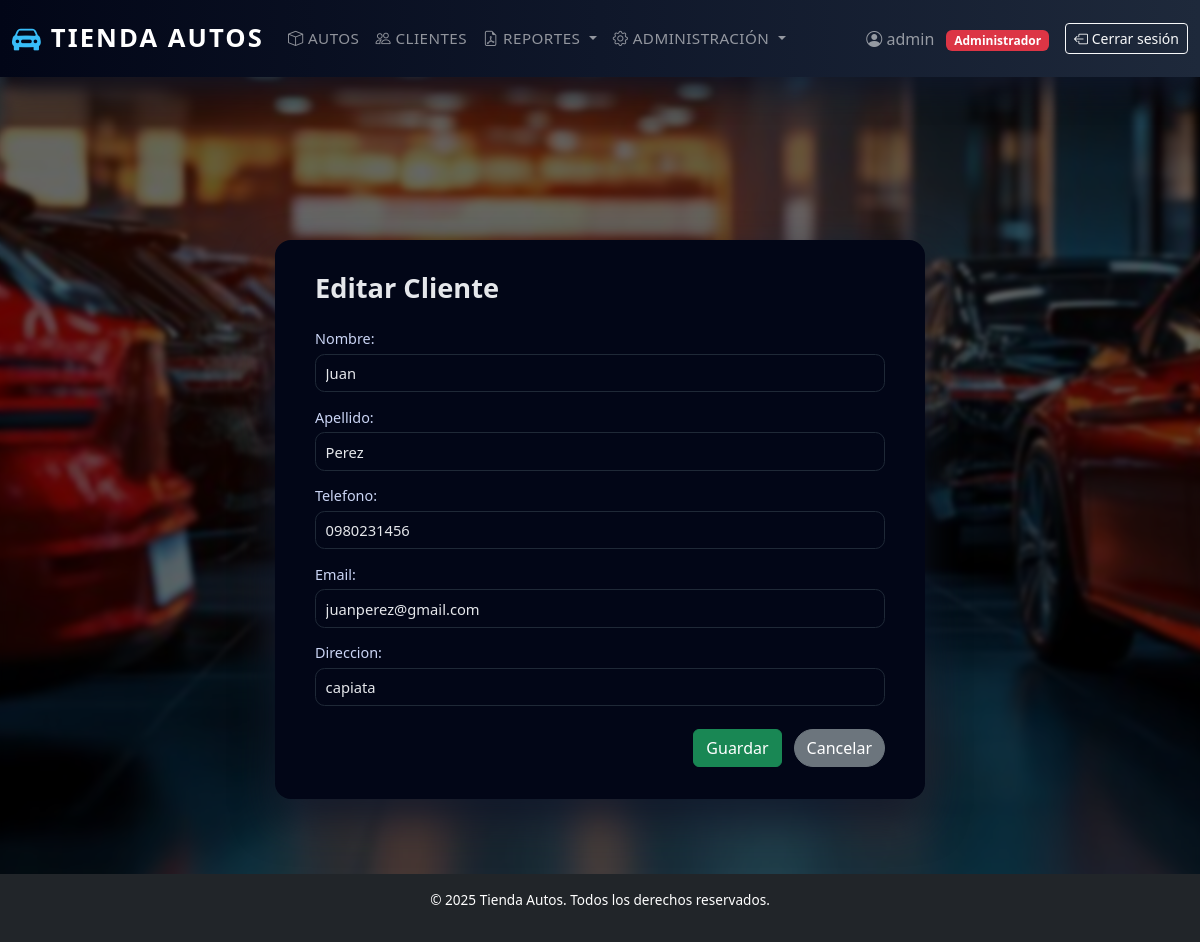
/clientes/5123456-2/editar/ (signed in), run on the app's committed database.
### autos/models.py (models this page shows, shortened)
class CustomUser(AbstractUser):
    ROLE_CHOICES = (
        ('admin', 'Administrador'),
        ('vendedor', 'Vendedor'),
    )
    role = models.CharField(max_length=10, choices=ROLE_CHOICES, default='vendedor')
    phone = models.CharField(max_length=20, blank=True, null=True)
    address = models.CharField(max_length=255, blank=True, null=True)

class Cliente(models.Model):
    ruc = models.CharField(max_length=20, primary_key=True)
    nombre = models.CharField(max_length=100)
    apellido = models.CharField(max_length=100)
    telefono = models.CharField(max_length=30, blank=True)
    email = models.EmailField(blank=True)
    direccion = models.CharField(max_length=200, blank=True)

### autos/views.py (the view)
# urls.py: path('clientes/<str:pk>/editar/', views.ClienteUpdateView.as_view(), name='cliente_update'),
class ClienteUpdateView(LoginRequiredMixin, UpdateView):
    model = Cliente
    fields = ['nombre', 'apellido', 'telefono', 'email', 'direccion']
    template_name = 'clientes/cliente_form.html'
    success_url = reverse_lazy('cliente_list')

### templates/clientes/cliente_form.html (shortened to what this page needs)
{% extends 'base.html' %}
{% block content %}
<div class="form-wrapper">
    <div class="form-card">
        <h2 class="form-title">
            {% if view.object %}
                Editar Cliente
            {% else %}
                Nuevo Cliente
            {% endif %}
        </h2>
        <form method="post">
            {{ form.as_p }}
            <div class="form-actions">
                <button type="submit" class="btn btn-success">
                    Guardar
                </button>
                <a href="{% url 'cliente_list' %}" class="btn btn-secondary">
                    Cancelar
                </a>
            </div>
        </form>
    </div>
</div>
{% endblock %}

### templates/base.html (shortened to what this page needs)
<!DOCTYPE html>
<html lang="es">
<head>
    {% load static %}
    <link href="https://cdn.jsdelivr.net/npm/bootstrap@5.3.2/dist/css/bootstrap.min.css" rel="stylesheet">
    <link rel="stylesheet" href="https://cdn.jsdelivr.net/npm/bootstrap-icons@1.11.0/font/bootstrap-icons.css">
    <link rel="stylesheet" href="{% static 'css/tienda.css' %}">
</head>
<body>
    <nav class="navbar navbar-expand-lg navbar-dark mb-4">
        <div class="container-fluid">
            <a class="navbar-brand" href="/">
                <i class="bi bi-car-front-fill"></i> Tienda Autos
            </a>
            <div class="collapse navbar-collapse" id="navbarNav">
                {% if request.user.is_authenticated %}
                    {% if request.user.role == 'vendedor' %}
                        <ul class="navbar-nav me-auto">
                            <li class="nav-item"><a class="nav-link" href="/productos/"><i class="bi bi-box"></i> Productos</a></li>
                            <li class="nav-item"><a class="nav-link" href="/clientes/"><i class="bi bi-people"></i> Clientes</a></li>
                        </ul>
                    {% elif request.user.role == 'admin' or request.user.is_superuser %}
                        <ul class="navbar-nav me-auto">
                            <li class="nav-item"><a class="nav-link" href="/productos/"><i class="bi bi-box"></i> Autos</a></li>
                            <li class="nav-item"><a class="nav-link" href="/clientes/"><i class="bi bi-people"></i> Clientes</a></li>
                            <li class="nav-item dropdown">
                                <a class="nav-link dropdown-toggle" href="#" id="reportesDropdown" role="button" data-bs-toggle="dropdown">
                                    <i class="bi bi-file-earmark-pdf"></i> Reportes
                                </a>
                            </li>
                            <li class="nav-item dropdown">
                                <a class="nav-link dropdown-toggle" href="#" id="adminDropdown" role="button" data-bs-toggle="dropdown">
                                    <i class="bi bi-gear"></i> Administración
                                </a>
                            </li>
                        </ul>
                    {% endif %}
                    <div class="d-flex align-items-center">
                        <span class="navbar-text me-3">
                            <i class="bi bi-person-circle"></i>
                            {{ request.user.username }}
                            <span class="badge {% if request.user.role == 'admin' %}bg-danger{% else %}bg-info{% endif %} ms-2">
                                {{ request.user.get_role_display }}
                            </span>
                        </span>
                        <form method="post" action="{% url 'logout' %}" class="d-inline">
                            <button class="btn btn-outline-light btn-sm" type="submit">
                                <i class="bi bi-box-arrow-left"></i> Cerrar sesión
                            </button>
                        </form>
                    </div>
                {% endif %}
            </div>
        </div>
    </nav>
    <main class="main-content">
        {% if request.user.is_authenticated %}
            <div class="container mt-3">
            </div>
        {% endif %}
        <div class="container">
            {% block content %}{% endblock %}
        </div>
    </main>
    <footer class="bg-dark text-white text-center py-3">
        <p>&copy; 2025 Tienda Autos. Todos los derechos reservados.</p>
    </footer>
</body>
</html>

### static/css/tienda.css (style rules this page uses)
body { display: flex; flex-direction: column; }
.main-content { flex: 1 0 auto; }
footer { flex-shrink: 0; }
* { box-sizing: border-box; }
html, body { height: 100%; }
body { margin: 0; display: flex; flex-direction: column; font-family: system-ui, -apple-system, BlinkMacSystemFont, "Segoe UI", sans-serif; background: #0f172a url('../img/fondo.jpg') no-repeat center center fixed; background-size: cover; color: #e5e7eb; }
body::before { content: ""; position: fixed; inset: 0; background: rgba(0,0,0,0.6); backdrop-filter: blur(2px); z-index: -1; }
.container { max-width: 1100px; margin: 0 auto; padding: 1.5rem; }
.navbar { background: linear-gradient(90deg, #020617, #0f172a, #1e293b) !important; padding-block: 0.75rem; box-shadow: 0 12px 30px rgba(15, 23, 42, 0.8); }
.navbar-brand { font-size: 1.6rem; font-weight: 700; letter-spacing: 0.08em; text-transform: uppercase; display: flex; align-items: center; gap: 0.5rem; }
.navbar-brand i { font-size: 1.8rem; color: #38bdf8; }
.navbar-nav .nav-link { font-size: 0.95rem; font-weight: 500; letter-spacing: 0.03em; text-transform: uppercase; }
footer { background-color: #020617 !important; color: #9ca3af; font-size: 0.85rem; }
.btn { transition: transform .2s ease, box-shadow .2s ease; }
.form-wrapper { min-height: calc(100vh - 140px); display: flex; align-items: center; justify-content: center; padding: 2rem 1rem; }
.form-card { background: #020617; border-radius: 1rem; padding: 2rem 2.5rem; box-shadow: 0 20px 40px rgba(15, 23, 42, 0.85); width: 100%; max-width: 650px; }
.form-title { font-size: 1.7rem; font-weight: 600; margin-bottom: 1.5rem; color: #e5e7eb; }
.form-card form p { margin-bottom: 0.9rem; }
.form-card label { display: block; font-size: 0.9rem; font-weight: 500; color: #cbd5f5; margin-bottom: 0.25rem; }
.form-card input, .form-card select, .form-card textarea { width: 100%; border-radius: 0.6rem; border: 1px solid #1f2937; background: #020617; color: #e5e7eb; padding: 0.45rem 0.6rem; font-size: 0.92rem; }
.form-actions { margin-top: 1.4rem; display: flex; justify-content: flex-end; gap: 0.75rem; }
.form-actions .btn-secondary { border-radius: 999px; }

### data on the page
CustomUser: user.username "admin", user.role "Administrador"
Cliente: nombre "Juan", apellido "Perez", telefono "0980231456", email "juanperez@gmail.com", direccion "capiata"
